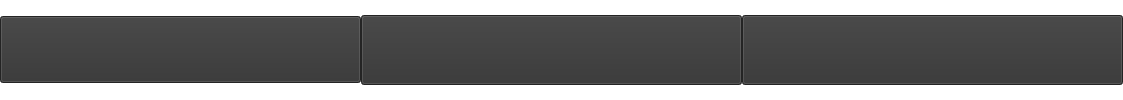
       <widget class="QWidget" name="widget" native="true">
        <property name="minimumSize">
         <size>
          <width>1121</width>
          <height>70</height>
         </size>
        </property>
        <property name="styleSheet">
         <string notr="true">background-color: rgb(255, 255, 255);</string>
        </property>
        <layout class="QHBoxLayout" name="horizontalLayout">
         <property name="spacing">
          <number>0</number>
         </property>
         <property name="leftMargin">
          <number>0</number>
         </property>
         <property name="topMargin">
          <number>0</number>
         </property>
         <property name="rightMargin">
          <number>0</number>
         </property>
         <property name="bottomMargin">
          <number>0</number>
         </property>
         <item>
          <widget class="QPushButton" name="pushButton_13">
           <property name="minimumSize">
            <size>
             <width>361</width>
             <height>67</height>
            </size>
           </property>
           <property name="styleSheet">
            <string notr="true">#pushButton_13{background-color: rgb(51, 51, 51);
border-color: rgb(51, 51, 51);
}
#pushButton_13:hover{
	background-color: rgb(128, 128, 128);
}</string>
           </property>
           <property name="icon">
            <iconset resource="res.qrc">
             <normaloff>:/icon/settings.png</normaloff>:/icon/settings.png</iconset>
           </property>
           <property name="iconSize">
            <size>
             <width>60</width>
             <height>60</height>
            </size>
           </property>
          </widget>
         </item>
         <item>
          <widget class="QPushButton" name="pushButton_14">
           <property name="minimumSize">
            <size>
             <width>381</width>
             <height>70</height>
            </size>
           </property>
           <property name="styleSheet">
            <string notr="true">#pushButton_14{background-color: rgb(51, 51, 51);
border-color: rgb(51, 51, 51);
}
#pushButton_14:hover{
	background-color: rgb(128, 128, 128);
}</string>
           </property>
           <property name="text">
            <string/>
           </property>
           <property name="icon">
            <iconset resource="res.qrc">
             <normaloff>:/icon/run.png</normaloff>:/icon/run.png</iconset>
           </property>
           <property name="iconSize">
            <size>
             <width>60</width>
             <height>60</height>
            </size>
           </property>
          </widget>
         </item>
         <item>
          <widget class="QPushButton" name="pushButton_15">
           <property name="minimumSize">
            <size>
             <width>381</width>
             <height>70</height>
            </size>
           </property>
           <property name="styleSheet">
            <string notr="true">#pushButton_15{background-color: rgb(51, 51, 51);
border-color: rgb(51, 51, 51);
}
#pushButton_15:hover{
	background-color: rgb(128, 128, 128);
}</string>
           </property>
           <property name="text">
            <string/>
           </property>
           <property name="icon">
            <iconset resource="res.qrc">
             <normaloff>:/icon/analyze.png</normaloff>:/icon/analyze.png</iconset>
           </property>
           <property name="iconSize">
            <size>
             <width>60</width>
             <height>60</height>
            </size>
           </property>
          </widget>
         </item>
        </layout>
       </widget>
